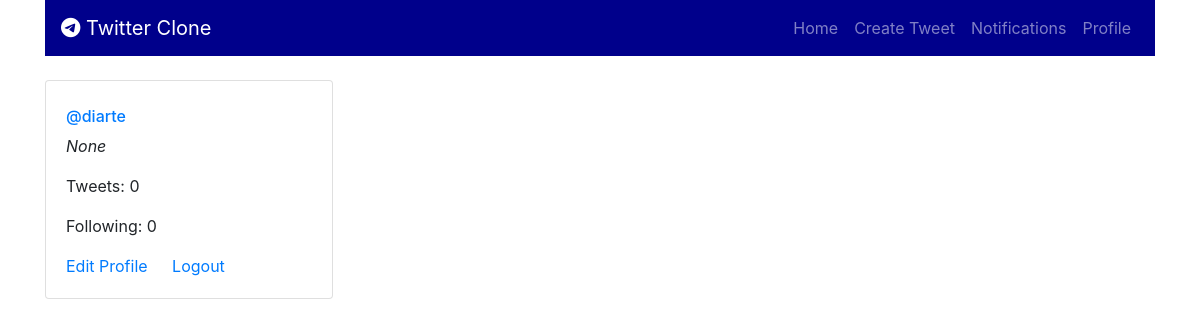
The page / (signed in) on the database as committed earlier.
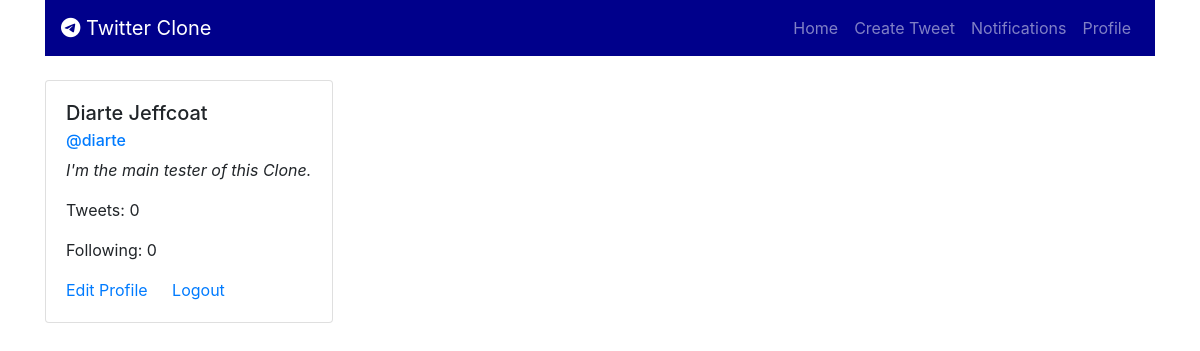
The same page on the database as committed later.
### twitteruser/models.py (models this page shows, shortened)
class TwitterUser(AbstractUser):
    display_name = models.CharField(max_length=100)
    bio = models.TextField(null=True, blank=True)
    tweets = models.IntegerField(default=0)
    following = models.IntegerField(default=0)

### twitteruser/views.py (the view)
# urls.py: path('', v.index, name='homepage'),
def index(request):
    return render(request, 'index.html', {'user': request.user})

### templates/index.html (shortened to what this page needs)
{% extends 'base.html' %} {% block content %} {% if user.is_authenticated %}
<br />
<div class="card" style="width: 18rem">
  <div class="card-body">
    <h5 class="card-title">{{user.display_name}}</h5>
    <h6 class="card-subtitle mb-2 text-muted">
      <a href="#">@{{user.username}}</a>
    </h6>
    <p class="card-text" style="font-style: italic">{{user.bio}}</p>
    <p class="card-text">Tweets: {{user.tweets}}</p>
    <p class="card-text">Following: {{user.following}}</p>
    <a href="#" class="card-link">Edit Profile</a>
    <a href="/logout/" class="card-link">Logout</a>
  </div>
</div>
{% endif %} {% endblock %}

### templates/base.html (shortened to what this page needs)
<!DOCTYPE html>
<html lang="en">
  <head>
    <link
      rel="stylesheet"
      href="https://stackpath.bootstrapcdn.com/bootstrap/4.5.2/css/bootstrap.min.css"
    />
  </head>
  <body>
    <div class="container">
      <nav
        class="navbar navbar-expand-lg navbar-dark"
        style="background-color: darkblue"
      >
        <a class="navbar-brand" href="/"
          ><i class="fab fa-telegram-plane"></i> Twitter Clone</a
        >
        <div
          class="collapse navbar-collapse justify-content-end"
          id="navbarNavAltMarkup"
        >
          {% if request.user.is_authenticated %}
          <div class="navbar-nav">
            <a class="nav-link" href="/">Home</a>
            <a class="nav-link" href="#">Create Tweet</a>
            <a class="nav-link" href="#">Notifications</a>
            <a class="nav-link" href="#">Profile</a>
          </div>
          {% endif %}
        </div>
      </nav>
    </div>
    <main class="container">{% block content %} {% endblock %}</main>
  </body>
</html>

Rows that differ between the two databases and show on the page:
changed TwitterUser "diarte": display_name (not shown) → "Diarte Jeffcoat"; bio "None" → "I'm the main tester of this Clone."
